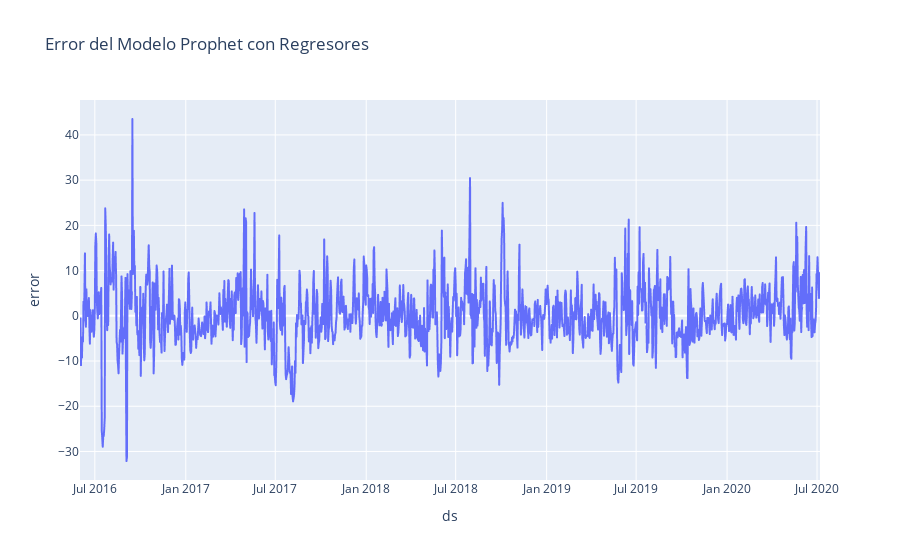

This figure's notebook cell:
### Code cell
train['error'] = train['y'] - train_forecast['yhat']
test['error'] = test['y'] - forecast['yhat']

error_df = pd.concat([train[['ds', 'error']], test[['ds', 'error']]])

fig = px.line(error_df, x='ds', y='error', title='Error del Modelo Prophet con Regresores')
fig.show()

### Figure 1 — Plotly figure (JSON) as saved in the notebook; plotly's stock layout.template omitted (floating-point values rounded to 4 significant figures; data arrays with more than 128 entries replaced by an {"elided": "..."} marker saying what was removed)
{"data": [{"hovertemplate": "ds=%{x}<br>error=%{y}<extra></extra>", "legendgroup": "", "line": {"color": "#636efa", "dash": "solid"}, "marker": {"symbol": "circle"}, "mode": "lines", "name": "", "showlegend": false, "type": "scattergl", "x": {"elided": "1498 str values"}, "xaxis": "x", "y": {"elided": "1498 float values"}, "yaxis": "y"}], "layout": {"legend": {"tracegroupgap": 0}, "title": {"text": "Error del Modelo Prophet con Regresores"}, "xaxis": {"anchor": "y", "domain": [0, 1], "title": {"text": "ds"}}, "yaxis": {"anchor": "x", "domain": [0, 1], "title": {"text": "error"}}}}
